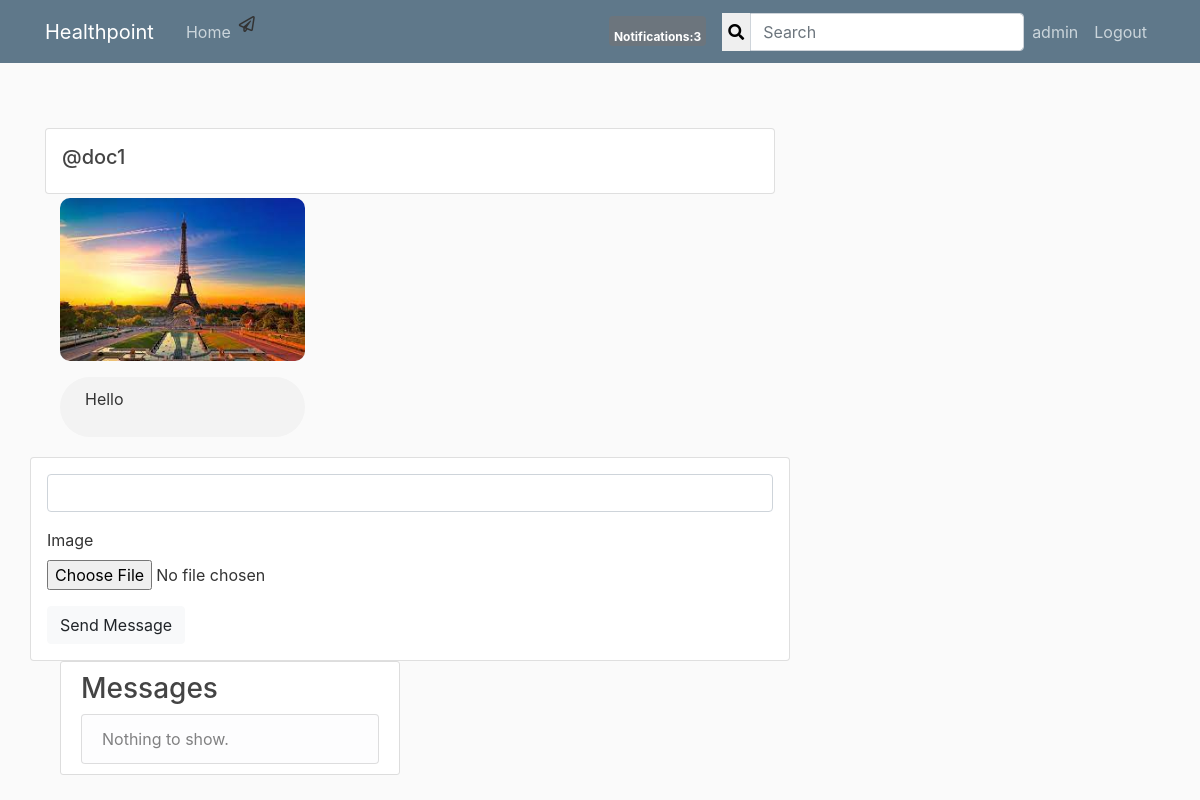
The page /account/inbox/4/ (signed in) on the database its author committed.
### account/models.py (models this page shows, shortened)
class User(AbstractBaseUser, PermissionsMixin):
	id = models.AutoField(primary_key = True)
	email = models.EmailField(max_length=200, unique=True)
	is_email_verified = models.BooleanField(default=False)
	user_name = models.CharField(max_length=20, unique=True)
	full_name = models.CharField(max_length=100)
	date_joined = models.DateTimeField(default=timezone.now, blank=True)
	is_staff = models.BooleanField(default=False)
	is_active = models.BooleanField(default=True)
	is_doctor = models.BooleanField(default=False)
	is_superuser = models.BooleanField(default=False)
	objects = AccountManager()
	USERNAME_FIELD = 'email'
	REQUIRED_FIELDS = ['user_name', 'full_name']
	def __str__(self):
		return self.user_name

class ThreadModel(models.Model):
	user = models.ForeignKey(User, on_delete=models.CASCADE, related_name='+')
	receiver = models.ForeignKey(User, on_delete=models.CASCADE, related_name='+')

class MessageModel(models.Model):
	thread = models.ForeignKey('ThreadModel', related_name='+', on_delete=models.CASCADE, blank=True, null=True)
	sender_user = models.ForeignKey(User, on_delete=models.CASCADE, related_name='+')
	receiver_user = models.ForeignKey(User, on_delete=models.CASCADE, related_name='+')
	body = models.CharField(max_length=1000)
	image = models.ImageField(upload_to='message_photos', blank=True, null=True)
	date = models.DateTimeField(default=timezone.now)
	is_read = models.BooleanField(default=False)

### account/views.py (the view)
# urls.py: path('inbox/<int:pk>/', views.ThreadView.as_view(), name='thread'),
class ThreadView(View):
	def get(self, request, pk, *args, **kwargs):
		form = MessageForm()
		thread = ThreadModel.objects.get(pk=pk)
		message_list = MessageModel.objects.filter(thread__pk__contains=pk)
		context = {
            'thread': thread,
            'form': form,
            'message_list': message_list
		}
		return render(request, 'account/thread.html', context)

### account/forms.py
class MessageForm(forms.ModelForm):
    body = forms.CharField(label='', max_length=1000)
    image = forms.ImageField(required=False)
    class Meta:
        model = MessageModel
        fields = ['body', 'image']

### healthpoint/templatetags/custom_tags.py (called while the page is built)
@register.inclusion_tag('healthpoint/show_notifications.html', takes_context=True)
def show_notifications(context):
	request_user = context['request'].user
	notifications = Notification.objects.filter(to_user=request_user).exclude(user_has_seen=True).order_by('-date')
	return {'notifications':notifications}

### account/templates/account/thread.html (shortened to what this page needs)
{% extends "healthpoint/base.html" %}
{% load crispy_forms_tags %}
{% block content %}
<div class="container">
	<div class="row">
		<div class="card col-md-12 mt-5 p-3 shadow-sm">
			{% if thread.receiver == request.user %}
				<h5>@{{ thread.user }}</h5>
			{% else %}
				<h5>@{{ thread.receiver }}</h5>
			{% endif %}
		</div>
	</div>
	{% for message in message_list %}
	<div class="row">
		{% if message.sender_user == request.user %}
		<div class="col-md-12 my-1">
			{% if message.image %}
			<div><img src="{{ message.image.url }}" style="border-radius: 10px; max-width: 35%; height: auto;" ></div>
			{% endif %}
			<div class="my-3" style="background-color: #f3f3f3; border-radius: 30px; padding: 10px 25px; width: 35%;">
				<p>{{ message.body }}</p>
			</div>
		</div>
			{% endif %}
		</div>
	</div>
	{% endfor %}
	<div class="row">
		<div class="card col-md-12 p-3 shadow-sm">
			<form method="POST" action="{% url 'create-message' thread.pk %}" enctype="multipart/form-data">
				{{ form | crispy }}
				<div class="d-grid gap-2 mt-3">
					<button class="btn btn-light" type="submit">Send Message</button>
				</div>
			</form>
		</div>
	</div>
</div>
{% endblock content %}

### healthpoint/templates/healthpoint/base.html (shortened to what this page needs)
{% load static %}
{% load custom_tags %}
<!DOCTYPE html>
<html lang="en">
<head>
	<link rel="stylesheet" href="https://use.fontawesome.com/releases/v5.8.2/css/all.css">
    <link rel="stylesheet" href="https://maxcdn.bootstrapcdn.com/bootstrap/4.0.0/css/bootstrap.min.css">
    <link rel="stylesheet" type="text/css" href="{% static 'healthpoint/main.css' %}">
    <link rel="stylesheet" href="{% static 'style.css' %}">
</head>
<body>
	<header class="site-header">
	  <nav class="navbar navbar-expand-md navbar-dark bg-steel fixed-top">
	    <div class="container">
	      <a class="navbar-brand mr-4" href="/">Healthpoint</a>
	      <div class="collapse navbar-collapse" id="navbarToggle">
	        <div class="navbar-nav mr-auto">
	          <a class="nav-item nav-link" href="{% url 'healthpoint-home' %}">Home</a>
	          <div class="nav-item" style="margin-right: 15px;">
		          <a class="ml-1000" style="color: #333; transition: 0.5s;" href="{% url 'inbox' %}"><i class="far fa-paper-plane"></i></a>
		        </div>
	        </div>
	        {% if user.is_authenticated %}
	        <div class="nav-item nav-link">
	        		{% show_notifications %}
	        </div>
	        {% endif %}
	        <form class="d-flex" method="GET" action="{% url 'search' %}">
        <div class="input-group">
          <button style="border: none; box-shadow: none;" type="submit"><i class="fas fa-search"></i></button>
          <input type="text" class="form-control" placeholder="Search" aria-label="Search" aria-describedby="basic-addon1" name="query" value="{{ request.GET.query }}">
        </div>
      </form>
	        <div class="navbar-nav">
	        	{% if user.is_authenticated %}
		        	<a class="nav-item nav-link" href="{% url 'user_profile' request.user.pk %}">{{ request.user }}</a>
	        		<a class="nav-item nav-link" href="{% url 'logout' %}">Logout</a>
	        	{% else %}
	        		<a class="nav-item nav-link" href="{% url 'login' %}">Login</a>
					<a class="nav-item nav-link" href="{% url 'register' %}">Register</a>
		        {% endif %}
	        </div>
	      </div>
	    </div>
	  </nav>
	</header>
	<main role="main" class="container">
	  <div class="row">
	    <div class="col-md-8">
	      {% block content %}{% endblock %}
	    </div>
	    <div class="col-md-4">
	      <div class="content-section">
	        <h3>Messages</h3>
	          <ul class="list-group">
	            <li class="list-group-item list-group-item-light">
	            	{% if messages %}
	    				{% for message in messages %}
	    					<div class="alert alert-{{ message.tags }}">
	    						{{ message }}
	    					</div>
	    				{% endfor %}
	    			{% else %}
	    				Nothing to show.
	    			{% endif %}</li>
	          </ul>
	      </div>
	    </div>
	</main>
</body>
</html>

### healthpoint/static/healthpoint/main.css (style rules this page uses)
body { background: #fafafa; color: #333333; margin-top: 5rem; }
h1, h2, h3, h4, h5, h6 { color: #444444; }
ul { margin: 0; }
.bg-steel { background-color: #5f788a; }
.site-header .navbar-nav .nav-link { color: #cbd5db; }
.content-section { background: #ffffff; padding: 10px 20px; border: 1px solid #dddddd; border-radius: 3px; margin-bottom: 20px; }

### rows shown on the page
User: user "admin"
ThreadModel: receiver "doc1"
MessageModel: image (picture), body "Hello"

### other values the page prints
{{ notifications.count }} "3"
